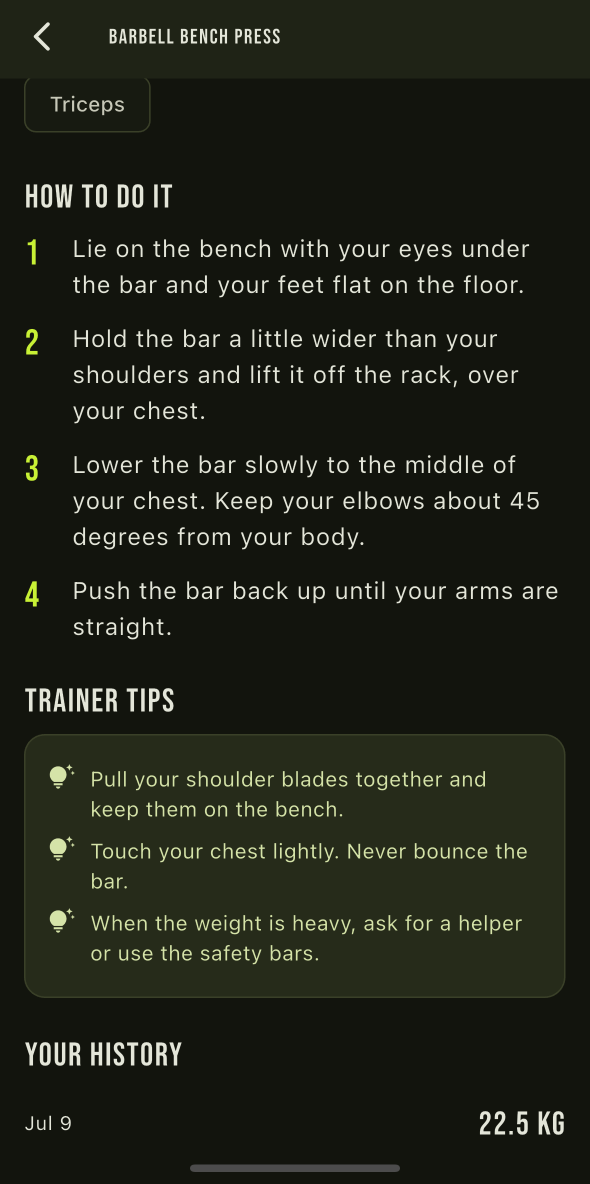
#> input picture docs/exercise-detail-instructions.png, 1179 x 2368 px (shown at 1/2 size); its folder holds only this picture in this run
$ python app_store_screenshots.py
#> lines starting #> are read from the running program, lines starting #| are printed output that depends on the picture
#!/usr/bin/env python3
"""Resize the screenshots in docs/ in place to the App Store size.

App Store Connect accepts 1284x2778 (6.5 inch) portrait screenshots. The
simulator shots are wider than that aspect, so each image is scaled to the
full target width and the missing height is padded on TOP with the image's
own top-row color (a flat background in every shot). Padding the bottom
would lift the home indicator off the screen edge, and cropping would clip
the card padding on both sides.

Raw simulator screenshots arrive at the device's native size with the
status bar (and, in debug builds, the DEBUG banner) still attached; the
top status-bar strip is cropped off first so every shot shares the same
framing.

Already-converted images are skipped, so the script is safe to re-run.
"""

import sys
from pathlib import Path

from PIL import Image

TARGET_W, TARGET_H = 1284, 2778
NATIVE_W, NATIVE_H = 1179, 2556
STATUS_BAR_H = 188
DOCS = Path(__file__).resolve().parent.parent / "docs"


def convert(path: Path) -> bool:
    img = Image.open(path).convert("RGB")
    if img.size == (TARGET_W, TARGET_H):
        return False
    if img.size == (NATIVE_W, NATIVE_H):
        img = img.crop((0, STATUS_BAR_H, NATIVE_W, NATIVE_H))
    scaled_h = round(img.height * TARGET_W / img.width)
#> scaled_h = 2579
    if scaled_h > TARGET_H:
        sys.exit(f"{path.name}: {img.width}x{img.height} is too tall to pad "
                 f"to {TARGET_W}x{TARGET_H}; re-take the screenshot")
    scaled = img.resize((TARGET_W, scaled_h), Image.LANCZOS)
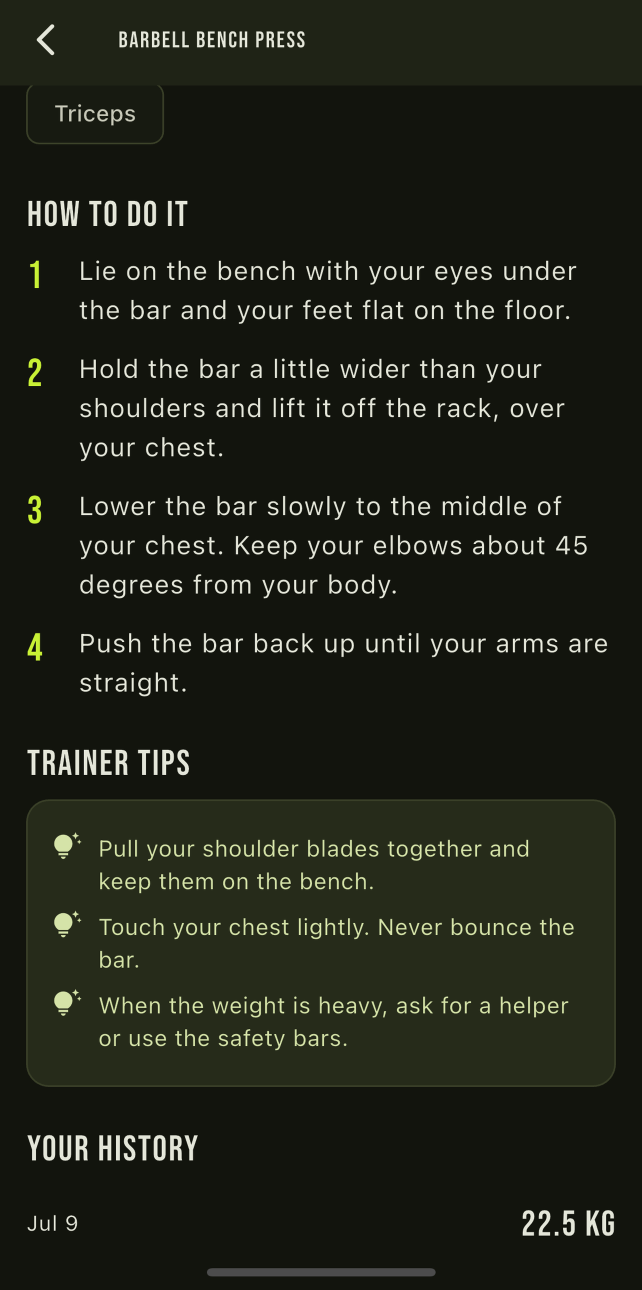
#> scaled: PIL image 1284x2579 RGB (shown at 1/2 size); mean R, G, B 31.4, 34.3, 24.1
    canvas = Image.new("RGB", (TARGET_W, TARGET_H), scaled.getpixel((0, 0)))
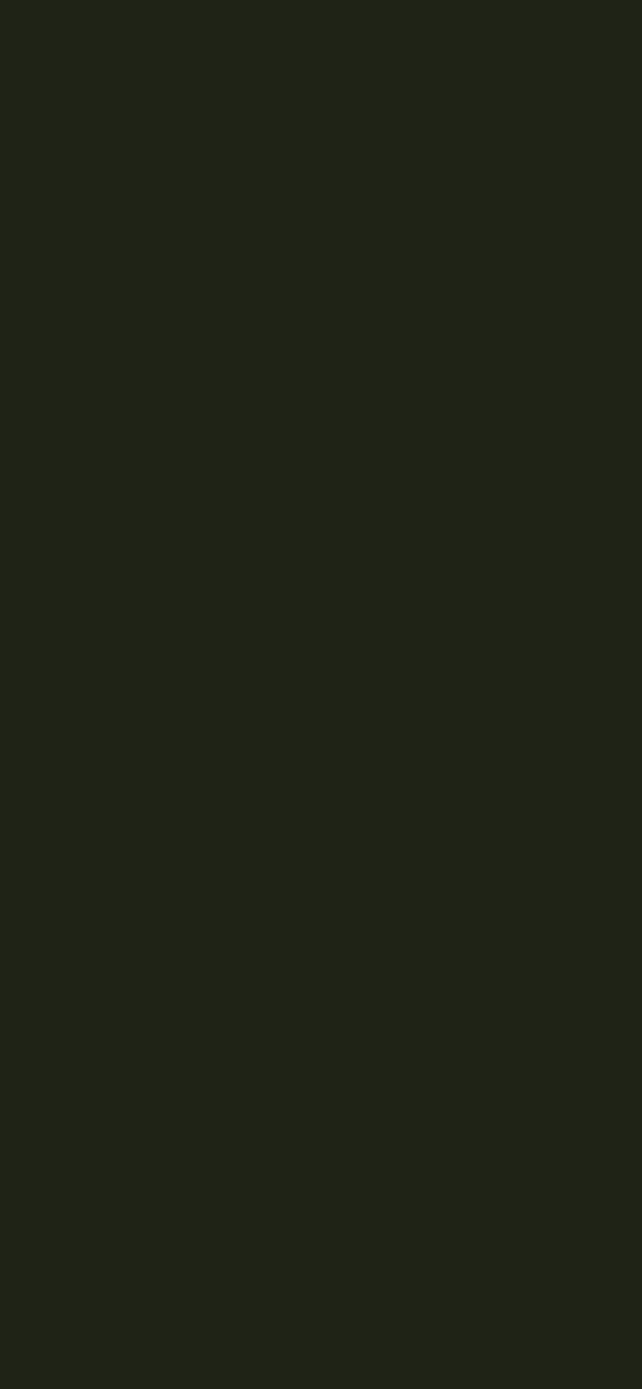
#> canvas: PIL image 1284x2778 RGB (shown at 1/2 size); mean R, G, B 31, 35, 22
    canvas.paste(scaled, (0, TARGET_H - scaled_h))
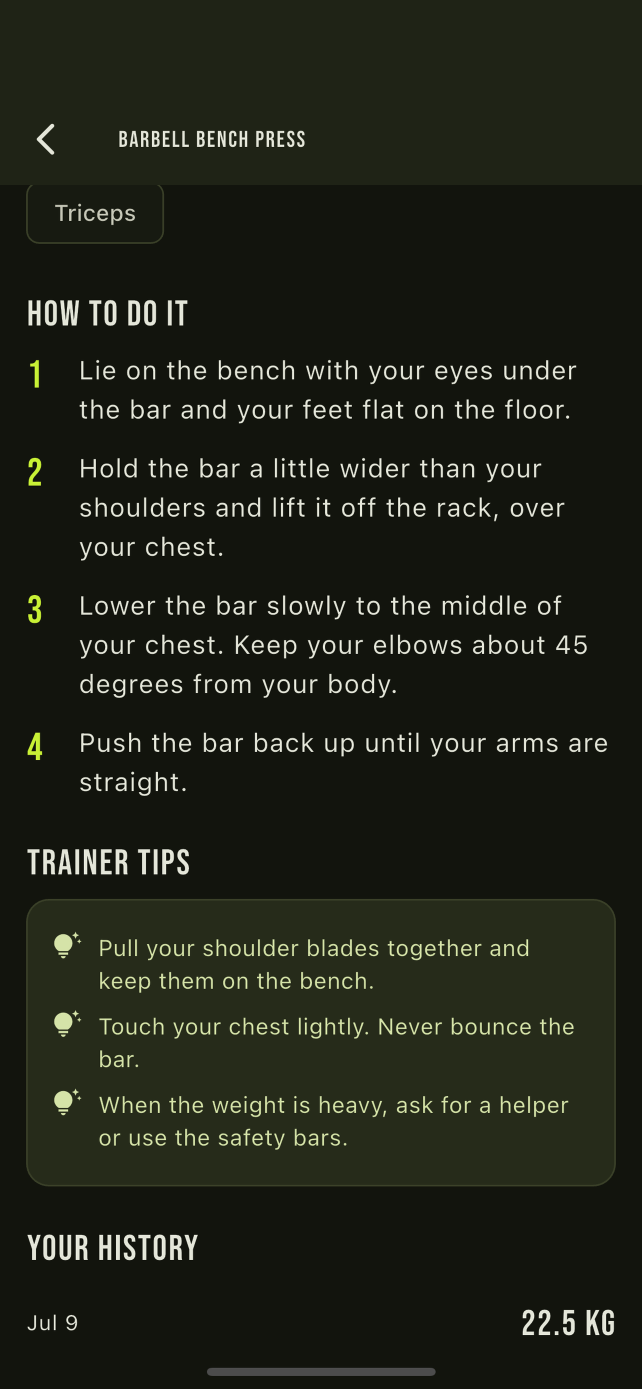
#> canvas: PIL image 1284x2778 RGB (shown at 1/2 size); mean R, G, B 31.4, 34.3, 23.9
    canvas.save(path)
    return True


def main() -> None:
    pngs = sorted(DOCS.glob("*.png"))
    if not pngs:
        sys.exit(f"no .png files found in {DOCS}")
    for path in pngs:
        status = "converted" if convert(path) else "already ok"
        print(f"{status}  {path.name}")


if __name__ == "__main__":
    main()

$ run again, on docs/exercise-detail-overview.png
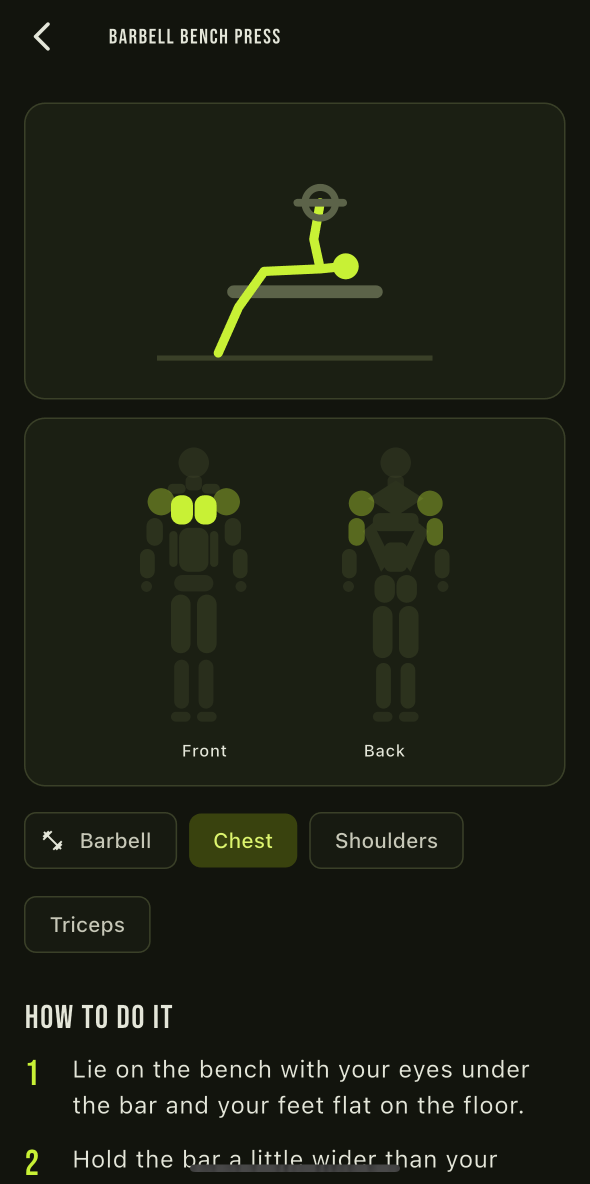
#> input picture docs/exercise-detail-overview.png, 1179 x 2368 px (shown at 1/2 size)
#> in convert, `canvas.paste(scaled, (0, TARGET_H - scaled_h))`:
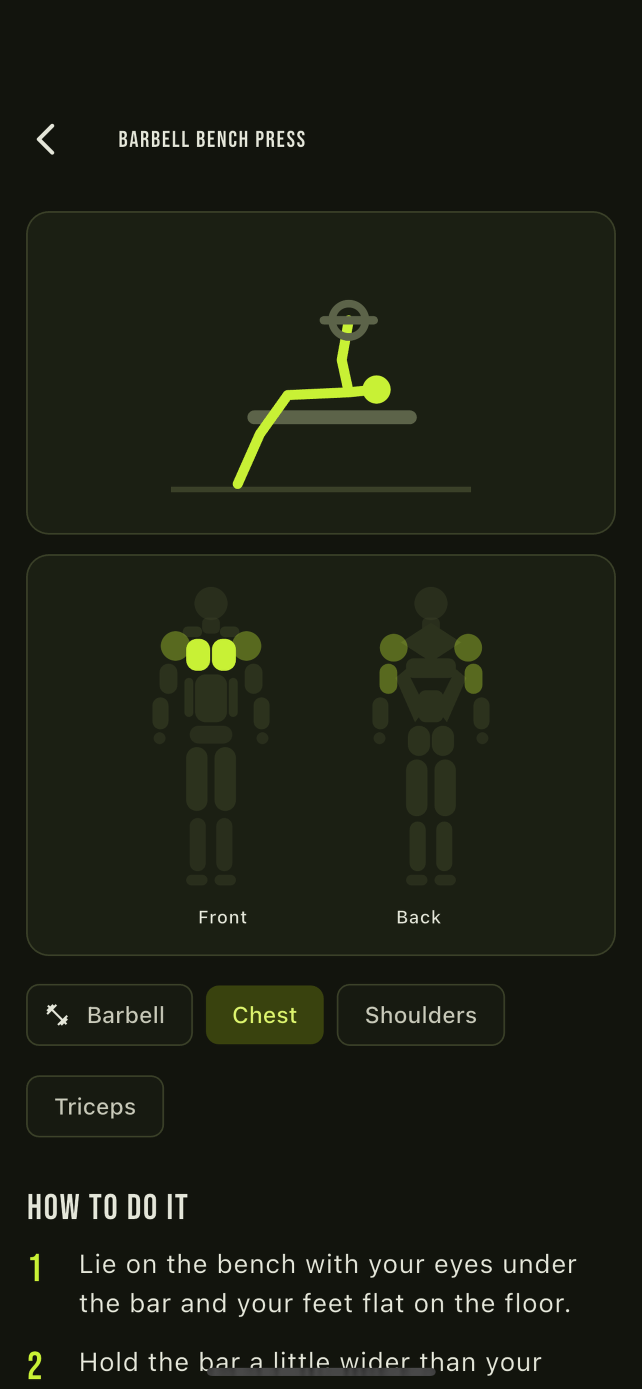
#> canvas: PIL image 1284x2778 RGB (shown at 1/2 size); mean R, G, B 27.5, 30.9, 19.5
